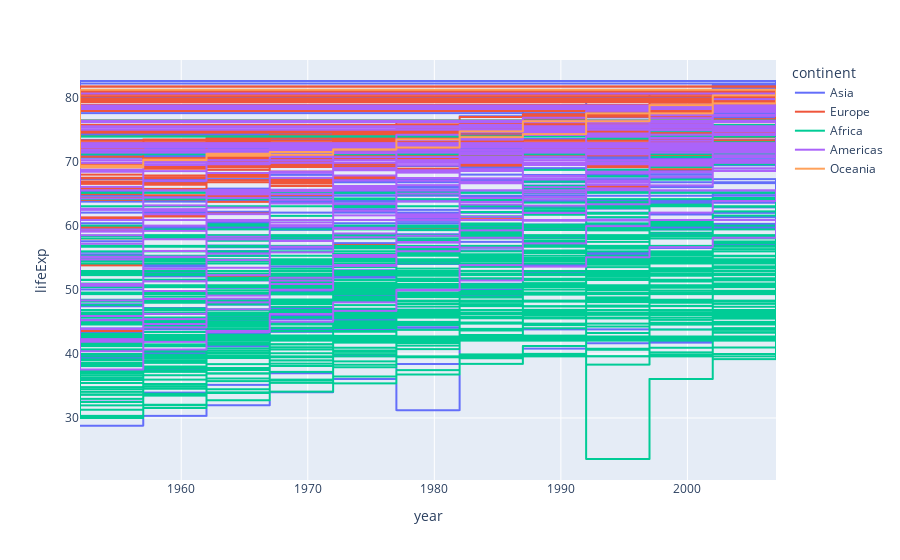

The code cell stored with this chart in its notebook:
### Code cell
px.line(data, x='year',y='lifeExp',color='continent',line_shape='hv')

### Figure 1 — Plotly figure (JSON) as saved in the notebook; plotly's stock layout.template omitted (floating-point values rounded to 4 significant figures; data arrays with more than 128 entries replaced by an {"elided": "..."} marker saying what was removed)
{"data": [{"hovertemplate": "continent=Asia<br>year=%{x}<br>lifeExp=%{y}<extra></extra>", "legendgroup": "Asia", "line": {"color": "#636efa", "dash": "solid", "shape": "hv"}, "mode": "lines", "name": "Asia", "showlegend": true, "type": "scattergl", "x": {"elided": "396 int values"}, "xaxis": "x", "y": {"elided": "396 float values"}, "yaxis": "y"}, {"hovertemplate": "continent=Europe<br>year=%{x}<br>lifeExp=%{y}<extra></extra>", "legendgroup": "Europe", "line": {"color": "#EF553B", "dash": "solid", "shape": "hv"}, "mode": "lines", "name": "Europe", "showlegend": true, "type": "scattergl", "x": {"elided": "360 int values"}, "xaxis": "x", "y": {"elided": "360 float values"}, "yaxis": "y"}, {"hovertemplate": "continent=Africa<br>year=%{x}<br>lifeExp=%{y}<extra></extra>", "legendgroup": "Africa", "line": {"color": "#00cc96", "dash": "solid", "shape": "hv"}, "mode": "lines", "name": "Africa", "showlegend": true, "type": "scattergl", "x": {"elided": "624 int values"}, "xaxis": "x", "y": {"elided": "624 float values"}, "yaxis": "y"}, {"hovertemplate": "continent=Americas<br>year=%{x}<br>lifeExp=%{y}<extra></extra>", "legendgroup": "Americas", "line": {"color": "#ab63fa", "dash": "solid", "shape": "hv"}, "mode": "lines", "name": "Americas", "showlegend": true, "type": "scattergl", "x": {"elided": "300 int values"}, "xaxis": "x", "y": {"elided": "300 float values"}, "yaxis": "y"}, {"hovertemplate": "continent=Oceania<br>year=%{x}<br>lifeExp=%{y}<extra></extra>", "legendgroup": "Oceania", "line": {"color": "#FFA15A", "dash": "solid", "shape": "hv"}, "mode": "lines", "name": "Oceania", "showlegend": true, "type": "scattergl", "x": [1952, 1957, 1962, 1967, 1972, 1977, 1982, 1987, 1992, 1997, 2002, 2007, 1952, 1957, 1962, 1967, 1972, 1977, 1982, 1987, 1992, 1997, 2002, 2007], "xaxis": "x", "y": [69.12, 70.33, 70.93, 71.1, 71.93, 73.49, 74.74, 76.32, 77.56, 78.83, 80.37, 81.23, 69.39, 70.26, 71.24, 71.52, 71.89, 72.22, 73.84, 74.32, 76.33, 77.55, 79.11, 80.2], "yaxis": "y"}], "layout": {"legend": {"title": {"text": "continent"}, "tracegroupgap": 0}, "margin": {"t": 60}, "xaxis": {"anchor": "y", "domain": [0, 1], "title": {"text": "year"}}, "yaxis": {"anchor": "x", "domain": [0, 1], "title": {"text": "lifeExp"}}}}
